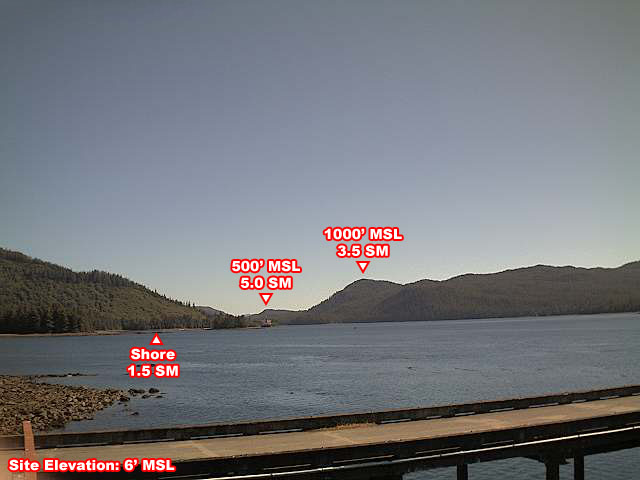
#> input picture imgs/test1_clear.jpg, 640 x 480 px
$ python align.py
#> lines starting #> are read from the running program, lines starting #| are printed output that depends on the picture
from __future__ import print_function
import cv2
import numpy as np


def alignImagesORB(im1, im2, MAX_FEATURES, GOOD_MATCH_PERCENT):

  # Convert images to grayscale
  im1Gray = cv2.cvtColor(im1, cv2.COLOR_BGR2GRAY)
  im2Gray = cv2.cvtColor(im2, cv2.COLOR_BGR2GRAY)

  # Detect ORB features and compute descriptors.
  orb = cv2.ORB_create(MAX_FEATURES)
  keypoints1, descriptors1 = orb.detectAndCompute(im1Gray, None)
  keypoints2, descriptors2 = orb.detectAndCompute(im2Gray, None)

  # Match features.
  matcher = cv2.DescriptorMatcher_create(cv2.DESCRIPTOR_MATCHER_BRUTEFORCE_HAMMING)
  matches = matcher.match(descriptors1, descriptors2, None)

  # Sort matches by score
  matches.sort(key=lambda x: x.distance, reverse=False)

  # Remove not so good matches
  numGoodMatches = int(len(matches) * GOOD_MATCH_PERCENT)
  matches = matches[:numGoodMatches]

  # Draw top matches
  imMatches = cv2.drawMatches(im1, keypoints1, im2, keypoints2, matches, None)
  cv2.imwrite("matches.jpg", imMatches)

  # Extract location of good matches
  points1 = np.zeros((len(matches), 2), dtype=np.float32)
  points2 = np.zeros((len(matches), 2), dtype=np.float32)

  for i, match in enumerate(matches):
    points1[i, :] = keypoints1[match.queryIdx].pt
    points2[i, :] = keypoints2[match.trainIdx].pt

  # Find homography
  h, mask = cv2.findHomography(points1, points2, cv2.RANSAC)

  # Use homography
  height, width, channels = im2.shape
  im1Reg = cv2.warpPerspective(im1, h, (width, height))

  return im1Reg, h

# [85 lines left out: functions alignImagesAKAZE, alignImagesBRISK, not called in this run]

if __name__ == '__main__':

  # Read reference image
  refFilename = "imgs/test1_clear.jpg"
  print("Reading reference image : ", refFilename)
  imReference = cv2.imread(refFilename, cv2.IMREAD_COLOR)
#> imReference is the input picture: shape (480, 640, 3); mean B, G, R 122.9, 117.8, 117
  # imReference = imReference.astype('uint8')

  # Read image to be aligned
  imFilename = "imgs/test1_affine.jpg"
  print("Reading image to align : ", imFilename);
  im = cv2.imread(imFilename, cv2.IMREAD_COLOR)
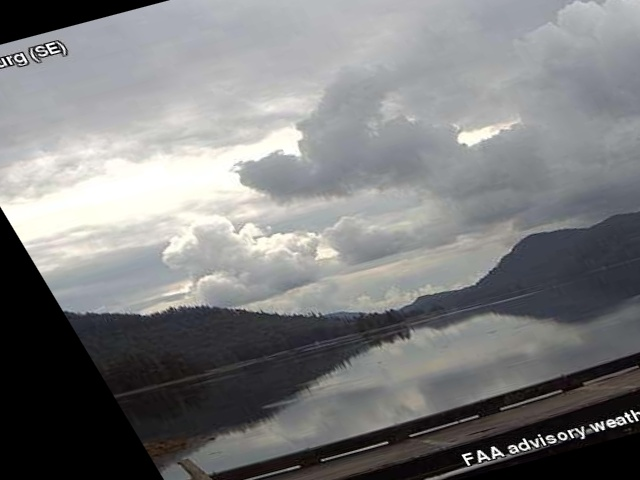
#> input picture imgs/test1_affine.jpg, 640 x 480 px
#> im is the input picture: shape (480, 640, 3); mean B, G, R 125.7, 125, 124.4
  # im = im.astype('uint8')

  print("Aligning images ...")
  # Registered image will be resotred in imReg.
  # The estimated homography will be stored in h.
  MAX_FEATURES = 1000
  GOOD_MATCH_PERCENT = 0.1

  imReg, h = alignImagesORB(im, imReference, MAX_FEATURES, GOOD_MATCH_PERCENT)
#> in alignImagesORB, `im2Gray = cv2.cvtColor(im2, cv2.COLOR_BGR2GRAY)`:
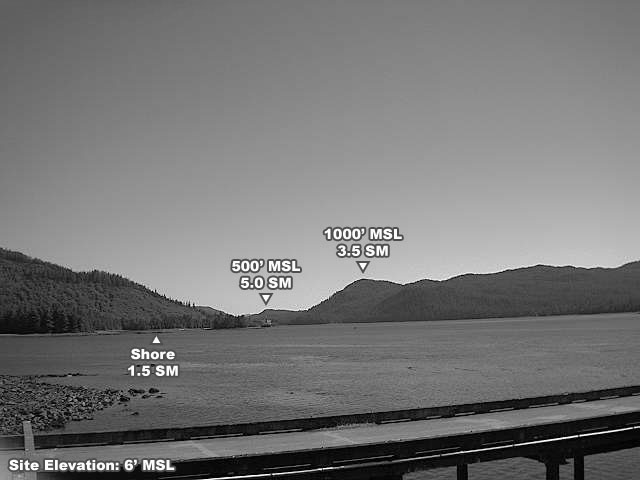
#> im2Gray: shape (480, 640); min 0, max 255, mean 118.1
#> in alignImagesORB, `keypoints1, descriptors1 = orb.detectAndCompute(im1Gray, None)`: keypoints1 = 929 keypoints; strongest (x, y, size): (563, 436, 31), (51, 52, 31), (566, 437, 31), (569, 431, 31)
#> in alignImagesORB, `keypoints2, descriptors2 = orb.detectAndCompute(im2Gray, None)`: keypoints2 = 949 keypoints; strongest (x, y, size): (395, 237, 31), (390, 235, 31), (154, 355, 31), (244, 284, 31)
#> in alignImagesORB, `matches = matcher.match(descriptors1, descriptors2, None)`: matches = 929 matches
#> (the run stopped early here; a loop or call above may not have finished)
